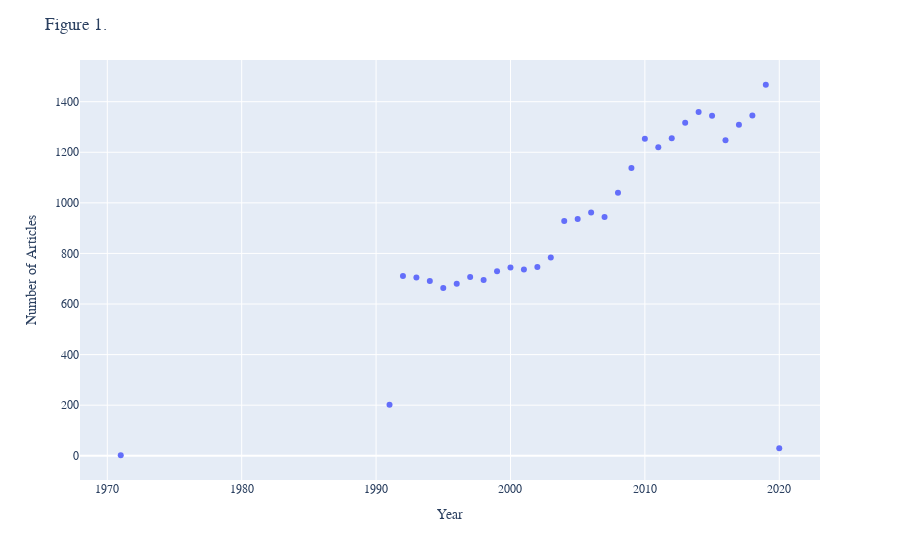

Write notebook code for a chart like this one.
### Code cell
fig = px.scatter(annual_count, x='pubyear', y='abstract', labels={'abstract':'Number of Articles', 'pubyear':'Year'})
fig.update_layout(title='Figure 1.',
                  font_family='Times New Roman')

### Figure 1 — Plotly figure (JSON) as saved in the notebook; plotly's stock layout.template omitted (floating-point values rounded to 4 significant figures)
{"data": [{"hovertemplate": "Year=%{x}<br>Number of Articles=%{y}<extra></extra>", "legendgroup": "", "marker": {"color": "#636efa", "symbol": "circle"}, "mode": "markers", "name": "", "orientation": "v", "showlegend": false, "type": "scatter", "x": [1971, 1991, 1992, 1993, 1994, 1995, 1996, 1997, 1998, 1999, 2000, 2001, 2002, 2003, 2004, 2005, 2006, 2007, 2008, 2009, 2010, 2011, 2012, 2013, 2014, 2015, 2016, 2017, 2018, 2019, 2020], "xaxis": "x", "y": [2, 202, 711, 705, 691, 663, 680, 707, 695, 730, 744, 736, 746, 784, 928, 936, 962, 944, 1040, 1138, 1253, 1220, 1255, 1317, 1359, 1344, 1248, 1309, 1345, 1467, 30], "yaxis": "y"}], "layout": {"font": {"family": "Times New Roman"}, "legend": {"tracegroupgap": 0}, "margin": {"t": 60}, "title": {"text": "Figure 1."}, "xaxis": {"anchor": "y", "domain": [0, 1], "title": {"text": "Year"}}, "yaxis": {"anchor": "x", "domain": [0, 1], "title": {"text": "Number of Articles"}}}}
